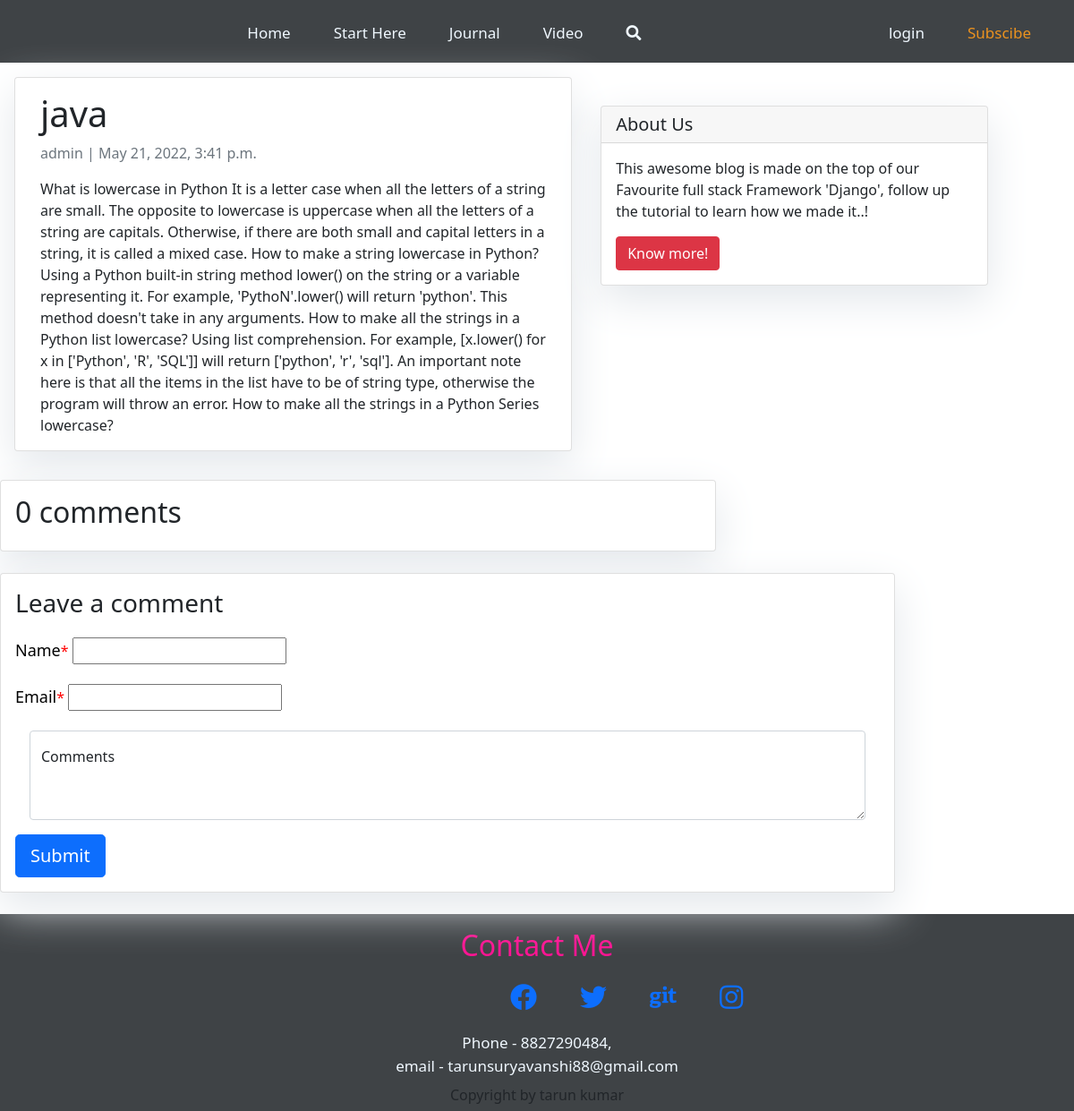
The page /java/ on the database its author committed.
### home/models.py (models this page shows, shortened)
class Post(models.Model):
    title = models.CharField( max_length=250,unique=True)
    slug = models.SlugField(max_length=200,unique=True)
    author = models.ForeignKey(User,on_delete = models.CASCADE, related_name='blog_posts')
    update_on = models.DateTimeField( auto_now=True)
    content = models.TextField()
    created_on = models.DateTimeField(auto_now_add=True)
    status = models.IntegerField(choices=STATUS,default=0)
    class Meta:
        ordering = ['-created_on']

### home/views.py (the view)
# urls.py: path('<slug:slug>/',views.post_detail,name='post_detail'),
def post_detail(request,slug):
    template_name = 'post_detail.html'
    post = get_object_or_404(Post,slug=slug)
    comments = post.comments.filter(active=True)
    new_comment = None
    if request.method == 'POST':
        comment_form = CommentForm(data=request.POST)
        if comment_form.is_valid():
            new_comment = comment_form.save(commit=False)
            new_comment.post = post
            new_comment.save()
    else:
        comment_form = CommentForm()
    return render(request, template_name, {'post':post,'comments':comments,'new_comment':new_comment,'comment_form':comment_form})

### home/forms.py
class CommentForm(forms.ModelForm):
    class Meta:
        model = Comment
        fields = ('name','email','body')

### templates/post_detail.html (shortened to what this page needs)
{% extends 'base.html' %} {% block content %}
<div style="display: flex;">
    <div class="container ">
        <div class="row">
            <div class="m-3 card mb-3  mt-3 left  top">
                <div class="card-body">
                    <h1>{% block title %} {{ post.title }} {% endblock title %}</h1>
                    <p class=" text-muted">{{ post.author }} | {{ post.created_on }}</p>
                    <p class="card-text ">{{ post.content | safe }}</p>
                </div>
            </div>
        </div>
    </div>
    <section class="about">
        <div class=" ">
            <div class="card my-4 mt-3 w-75 m-lg-5 ">
                <h5 class="card-header">About Us</h5>
                <div class="card-body">
                    <p class="card-text"> This awesome blog is made on the top of our Favourite full stack Framework 'Django', follow up the tutorial to learn how we made it..!</p>
                    <a href="https://djangocentral.com/building-a-blog-application-with-django" class="btn btn-danger">Know more!</a>
                </div>
            </div>
        </div>
    </section>
</div>
<div class="col-md-8 card mb-4  mt-3 ">
    <div class="card-body">
        <h2>{{ comments.count }} comments</h2>
    </div>
</div>
<div class="col-md-10 card mb-4  mt-3 ">
    <div class="card-body">
        {% if new_comment %}
        <div class="alert alert-success" role="alert"> Your comment is awaiting moderation</div>
        {% else %}
        <h3>Leave a comment</h3>
        <form action="" method="POST" style="margin-top: 1.3em;">
            <div class="mb-3 ">
                <label for="name" class="form-label" style="color: black; font-size: 18px;">{{comment_form.name.label}}</label><span style="color: red;">*</span> {{comment_form.name}}
            </div>
            <div class="mb-3 ">
                <label for="email " class="form-label " style="color: black; font-size: 18px;">{{comment_form.email.label}}</label><span style="color: red;">*</span> {{comment_form.email}}
            </div>
            <div class="form-floating m-3">
                <textarea name="body" class="form-control" id="id_body" placeholder="Leave a comment here" id="floatingTextarea2" style="height: 100px"></textarea>
                <label for="body">Comments</label>
            </div>
            <button type="submit" class="btn btn-primary btn-lg">Submit</button> </form>
        {% endif %}
    </div>
</div>
{% endblock content %}

### templates/post_detail.html (style rules this page uses)
.card { box-shadow: 0 16px 48px #E3E7EB; }

### rows shown on the page
Post: title "java", author "admin", created_on "May 21, 2022, 3:41 p.m.", content "What is lowercase in Python It is a letter case when all the letters of a string are small. The opposite to lowercase is uppercase when all the letters of a string are capitals. Otherwise, if there are both small and capital letters in a string, it is called a mixed case. How to make a string lowercase in Python? Using a Python built-in string method lower() on the string or a variable representing it. For example, 'PythoN'.lower() will return 'python'. This method doesn't take in any arguments. How to make all the strings in a Python list lowercase? Using list comprehension. For example, [x.lower() for x in ['Python', 'R', 'SQL']] will return ['python', 'r', 'sql']. An important note here…"

### other values the page prints
{{ comments.count }} "0"
{{ comment_form.name.label }} "Name"
{{ comment_form.email.label }} "Email"
